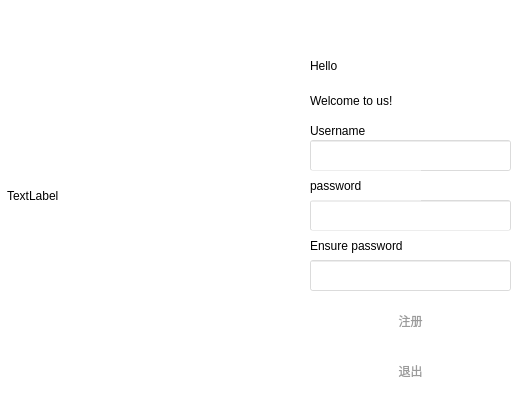
<?xml version="1.0" encoding="UTF-8"?>
<ui version="4.0">
 <class>Signup</class>
 <widget class="QWidget" name="Signup">
  <property name="geometry">
   <rect>
    <x>0</x>
    <y>0</y>
    <width>512</width>
    <height>395</height>
   </rect>
  </property>
  <property name="windowTitle">
   <string>Form</string>
  </property>
  <property name="styleSheet">
   <string notr="true">QPushButton
{
	font: 25 14pt '微软雅黑';
	color: rgb(155,155,155);
	background-color: rgb(20,196,188);
	border:none;
	border-radius:10px;
}
QPushButton:hover
{
	background-color: rgb(22,218,208);
}
QPushButton:pressed
{
	background-color: rgb(17,171,164);
}


          


QLabel{
font: 87 20pt &quot;Arial Black&quot;;
}
QWidget{
background-color: rgba(255, 255, 255, 0.5);


}</string>
  </property>
  <widget class="QLabel" name="label">
   <property name="geometry">
    <rect>
     <x>7</x>
     <y>0</y>
     <width>291</width>
     <height>391</height>
    </rect>
   </property>
   <property name="text">
    <string>TextLabel</string>
   </property>
  </widget>
  <widget class="QLabel" name="label_2">
   <property name="geometry">
    <rect>
     <x>310</x>
     <y>56</y>
     <width>131</width>
     <height>20</height>
    </rect>
   </property>
   <property name="text">
    <string>Hello</string>
   </property>
  </widget>
  <widget class="QLabel" name="label_3">
   <property name="geometry">
    <rect>
     <x>310</x>
     <y>90</y>
     <width>181</width>
     <height>21</height>
    </rect>
   </property>
   <property name="text">
    <string>Welcome to us!</string>
   </property>
  </widget>
  <widget class="QLabel" name="label_4">
   <property name="geometry">
    <rect>
     <x>310</x>
     <y>120</y>
     <width>111</width>
     <height>21</height>
    </rect>
   </property>
   <property name="text">
    <string>Username</string>
   </property>
  </widget>
  <widget class="QLineEdit" name="lineEdit">
   <property name="geometry">
    <rect>
     <x>310</x>
     <y>140</y>
     <width>201</width>
     <height>31</height>
    </rect>
   </property>
  </widget>
  <widget class="QLineEdit" name="lineEdit_2">
   <property name="geometry">
    <rect>
     <x>310</x>
     <y>200</y>
     <width>201</width>
     <height>31</height>
    </rect>
   </property>
  </widget>
  <widget class="QLabel" name="label_5">
   <property name="geometry">
    <rect>
     <x>310</x>
     <y>170</y>
     <width>111</width>
     <height>31</height>
    </rect>
   </property>
   <property name="text">
    <string>password</string>
   </property>
  </widget>
  <widget class="QLabel" name="label_6">
   <property name="geometry">
    <rect>
     <x>310</x>
     <y>230</y>
     <width>201</width>
     <height>31</height>
    </rect>
   </property>
   <property name="text">
    <string>Ensure password</string>
   </property>
  </widget>
  <widget class="QLineEdit" name="lineEdit_3">
   <property name="geometry">
    <rect>
     <x>310</x>
     <y>260</y>
     <width>201</width>
     <height>31</height>
    </rect>
   </property>
  </widget>
  <widget class="QPushButton" name="pushButton">
   <property name="geometry">
    <rect>
     <x>310</x>
     <y>300</y>
     <width>201</width>
     <height>41</height>
    </rect>
   </property>
   <property name="text">
    <string>注册</string>
   </property>
  </widget>
  <widget class="QPushButton" name="pushButton_2">
   <property name="geometry">
    <rect>
     <x>310</x>
     <y>350</y>
     <width>201</width>
     <height>41</height>
    </rect>
   </property>
   <property name="text">
    <string>退出</string>
   </property>
  </widget>
 </widget>
 <resources/>
 <connections/>
</ui>
